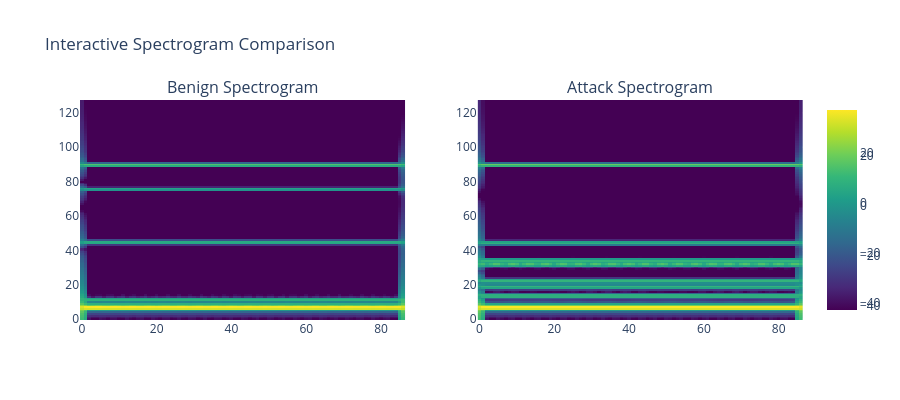

Write notebook code for a chart like this one.
### Markdown cell above
## Interactive Plotly Dashboard

### Code cell
# Interactive spectrogram
benign_sig = train_signals[y_train == 0][0]
attack_sig = train_signals[y_train == 1][0]

mel_b = librosa.feature.melspectrogram(y=benign_sig, sr=22050)
mel_a = librosa.feature.melspectrogram(y=attack_sig, sr=22050)

fig = make_subplots(rows=1, cols=2, subplot_titles=['Benign Spectrogram', 'Attack Spectrogram'])
fig.add_trace(go.Heatmap(z=librosa.power_to_db(mel_b), colorscale='Viridis'), row=1, col=1)
fig.add_trace(go.Heatmap(z=librosa.power_to_db(mel_a), colorscale='Viridis'), row=1, col=2)
fig.update_layout(title='Interactive Spectrogram Comparison', height=400)
fig.write_html(f'{FIG_DIR}/23_interactive_spectrogram.html')
fig.show()

### Figure 1 — Plotly figure (JSON) as saved in the notebook; plotly's stock layout.template omitted (floating-point values rounded to 4 significant figures; data arrays with more than 128 entries replaced by an {"elided": "..."} marker saying what was removed)
{"data": [{"colorscale": [[0.0, "#440154"], [0.1111, "#482878"], [0.2222, "#3e4989"], [0.3333, "#31688e"], [0.4444, "#26828e"], [0.5556, "#1f9e89"], [0.6667, "#35b779"], [0.7778, "#6ece58"], [0.8889, "#b5de2b"], [1.0, "#fde725"]], "type": "heatmap", "xaxis": "x", "yaxis": "y", "z": {"elided": "128x87 float values"}}, {"colorscale": [[0.0, "#440154"], [0.1111, "#482878"], [0.2222, "#3e4989"], [0.3333, "#31688e"], [0.4444, "#26828e"], [0.5556, "#1f9e89"], [0.6667, "#35b779"], [0.7778, "#6ece58"], [0.8889, "#b5de2b"], [1.0, "#fde725"]], "type": "heatmap", "xaxis": "x2", "yaxis": "y2", "z": {"elided": "128x87 float values"}}], "layout": {"annotations": [{"font": {"size": 16}, "showarrow": false, "text": "Benign Spectrogram", "x": 0.225, "xanchor": "center", "xref": "paper", "y": 1.0, "yanchor": "bottom", "yref": "paper"}, {"font": {"size": 16}, "showarrow": false, "text": "Attack Spectrogram", "x": 0.775, "xanchor": "center", "xref": "paper", "y": 1.0, "yanchor": "bottom", "yref": "paper"}], "height": 400, "title": {"text": "Interactive Spectrogram Comparison"}, "xaxis": {"anchor": "y", "domain": [0.0, 0.45]}, "xaxis2": {"anchor": "y2", "domain": [0.55, 1.0]}, "yaxis": {"anchor": "x", "domain": [0.0, 1.0]}, "yaxis2": {"anchor": "x2", "domain": [0.0, 1.0]}}}
